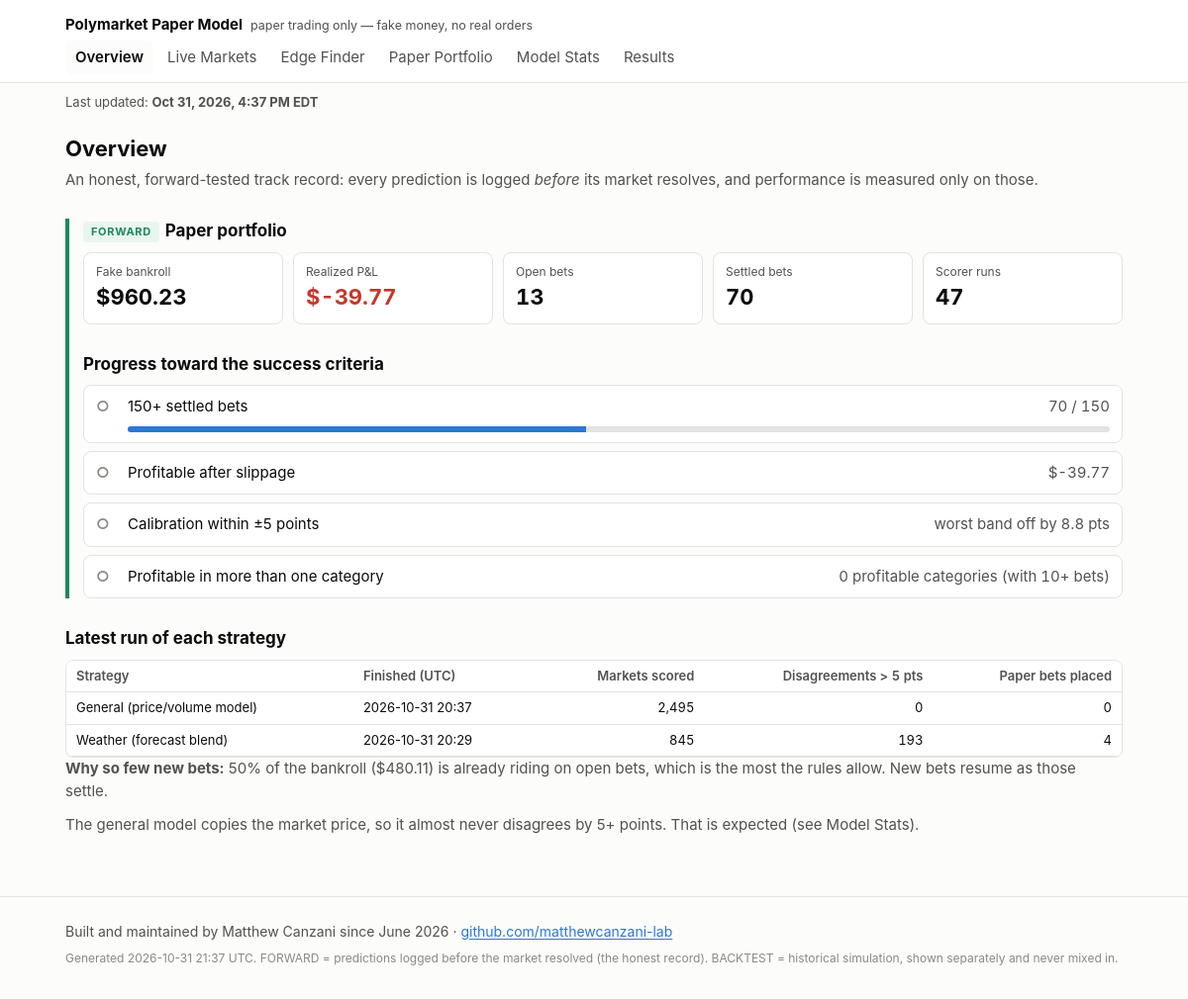
The page /index.html on the database its author committed.
### tables this page shows
CREATE TABLE runs (
    seq INTEGER PRIMARY KEY,
    run_id TEXT UNIQUE NOT NULL,
    started_at TEXT NOT NULL,
    finished_at TEXT NOT NULL,
    model_version TEXT,
    markets_scored INTEGER NOT NULL,
    signals INTEGER NOT NULL,
    bets_placed INTEGER NOT NULL,
    settings_json TEXT NOT NULL,
    prev_hash TEXT NOT NULL,
    row_hash TEXT NOT NULL
);

### pmodel/dashboard/app.py (the view)
    @app.route("/")
    @app.route("/index.html")
    def index():
        c = conn()
        fs = data.forward_stats(c)
        scores = data.load_scores(scores_path)
        return render_template("index.html", **ctx("index.html"), fs=fs, scores=scores,
                               criteria=data.success_criteria(fs), runs_by_strategy=data.latest_runs(c),
                               weather=data.load_weather_scores(weather_scores_path),
                               integrity=ledger.verify(c),
                               runs=c.execute("SELECT COUNT(*) FROM runs").fetchone()[0])

### pmodel/dashboard/data.py (called while the page is built)
def load_scores(path=None):
    path = path or config.LATEST_SCORES_PATH
    try:
        return json.loads(path.read_text())
    except (FileNotFoundError, ValueError):
        return None

def load_weather_scores(path=None):
    return load_scores(path or config.LATEST_WEATHER_SCORES_PATH)

def age_hours(iso, now=None):
    if not iso:
        return None
    from datetime import datetime, timezone
    t = datetime.strptime(iso, "%Y-%m-%dT%H:%M:%SZ").replace(tzinfo=timezone.utc)
    return ((now or datetime.now(timezone.utc)) - t).total_seconds() / 3600

def eastern(iso):
    if not iso:
        return None
    from datetime import datetime, timezone
    from zoneinfo import ZoneInfo
    t = datetime.strptime(iso, "%Y-%m-%dT%H:%M:%SZ").replace(tzinfo=timezone.utc)
    et = t.astimezone(ZoneInfo("America/New_York"))
    hour = et.strftime("%I").lstrip("0")
    return f"{et:%b} {et.day}, {et.year}, {hour}:{et:%M %p} {et.tzname()}"

def latest_runs(conn):
    seen, out = set(), []
    for r in conn.execute("SELECT * FROM runs ORDER BY seq DESC"):
        name = strategy_of(r["model_version"])
        if name not in seen:
            seen.add(name)
            out.append(dict(r, strategy=name))
    return out

def strategy_of(model_version: str) -> str:
    return "Weather (forecast blend)" if (model_version or "").startswith("weather") else \
        "General (price/volume model)"

def bets(conn):
    return [dict(r) for r in conn.execute(
        """SELECT b.*, s.settled_at, s.yes_payout, s.payout, s.pnl
           FROM bets b LEFT JOIN settlements s USING (bet_id) ORDER BY b.seq DESC""")]

### pmodel/trading/ledger.py (called while the page is built)
def _guard_triggers():
    sql = []
    for t in LEDGER_TABLES:
        for op in ("UPDATE", "DELETE"):
            sql.append(f"""CREATE TRIGGER IF NOT EXISTS {t}_no_{op.lower()}
                BEFORE {op} ON {t}
                BEGIN SELECT RAISE(ABORT, '{t} is append-only: {op} is not allowed'); END;""")
    return "\n".join(sql)

def connect(path: Path = None) -> sqlite3.Connection:
    path = Path(path or config.PREDICTIONS_DB_PATH)
    path.parent.mkdir(parents=True, exist_ok=True)
    conn = sqlite3.connect(path)
    conn.row_factory = sqlite3.Row
    conn.executescript(SCHEMA)
    conn.executescript(_guard_triggers())
    return conn

def _hash(prev_hash: str, fields: dict) -> str:
    payload = prev_hash + json.dumps(fields, sort_keys=True, separators=(",", ":"), default=str)
    return hashlib.sha256(payload.encode()).hexdigest()

### pmodel/dashboard/templates/index.html (shortened to what this page needs)
{% extends "base.html" %}
{% block body %}
<h1>Overview</h1>
<p class="lede">An honest, forward-tested track record: every prediction is logged <em>before</em> its market resolves, and performance is measured only on those.</p>
<section class="fwd">
<h2><span class="badge fwd">FORWARD</span>Paper portfolio</h2>
<div class="tiles">
  <div class="tile"><div class="k">Fake bankroll</div><div class="v">${{ '{:,.2f}'.format(fs.money.bankroll) }}</div></div>
  <div class="tile"><div class="k">Realized P&amp;L</div><div class="v {{ 'pos' if fs.total_pnl > 0 else 'neg' if fs.total_pnl < 0 }}">${{ '{:+,.2f}'.format(fs.total_pnl) }}</div></div>
  <div class="tile"><div class="k">Open bets</div><div class="v">{{ fs.open }}</div></div>
  <div class="tile"><div class="k">Settled bets</div><div class="v">{{ fs.settled }}</div></div>
  <div class="tile"><div class="k">Scorer runs</div><div class="v">{{ runs }}</div></div>
</div>
<h2>Progress toward the success criteria</h2>
{% include "_criteria.html" %}
</section>
<h2>Latest run of each strategy</h2>
{% if runs_by_strategy %}<div class="tablewrap"><table>
<tr><th>Strategy</th><th>Finished (UTC)</th><th class="n">Markets scored</th><th class="n">Disagreements &gt; {{ (cfg.EDGE_THRESHOLD * 100)|round|int }} pts</th><th class="n">Paper bets placed</th></tr>
{% for r in runs_by_strategy %}<tr><td>{{ r.strategy }}</td><td>{{ r.finished_at[:16].replace('T', ' ') }}</td>
<td class="n">{{ '{:,}'.format(r.markets_scored) }}</td><td class="n">{{ r.signals }}</td><td class="n">{{ r.bets_placed }}</td></tr>{% endfor %}
</table></div>
{% if fs.money.available < cfg.MIN_STAKE_USD and fs.open %}
<p class="note"><strong>Why so few new bets:</strong> {{ '{:.0%}'.format(cfg.MAX_OPEN_EXPOSURE_FRACTION) }} of the bankroll
(${{ '{:,.2f}'.format(fs.money.open_stake) }}) is already riding on open bets, which is the most the rules allow.
New bets resume as those settle.</p>{% endif %}
<p class="note">The general model copies the market price, so it almost never disagrees by 5+ points. That is expected (see Model Stats).</p>
{% else %}<p class="empty">No runs yet.</p>{% endif %}
{% endblock %}

### pmodel/dashboard/templates/base.html (shortened to what this page needs)
<!doctype html>
<html lang="en">
<head>
</head>
<body>
<header><div class="wrap">
  <div class="brand">Polymarket Paper Model<small>paper trading only — fake money, no real orders</small></div>
  <nav>{% for page, name in pages %}<a href="{{ root }}{{ page }}" class="{{ 'on' if page == active }}">{{ name }}</a>{% endfor %}</nav>
</div></header>
<div class="wrap freshness">
  <p class="updated" id="last-updated" data-last-run="{{ last_run_iso or '' }}" data-stale-hours="{{ cfg.STALE_AFTER_HOURS|int }}">
    Last updated: <strong>{{ last_run_et or 'never' }}</strong></p>
</div>
<main><div class="wrap">{% block body %}{% endblock %}</div></main>
<footer><div class="wrap">
<p class="owner">Built and maintained by Matthew Canzani since June 2026 ·
<a href="https://github.com/matthewcanzani-lab" rel="noopener">github.com/matthewcanzani-lab</a></p>
<p>Generated {{ generated }}. FORWARD = predictions logged before the market
resolved (the honest record). BACKTEST = historical simulation, shown separately and never mixed in.</p>
</div></footer>
</body>
</html>

### pmodel/dashboard/templates/_criteria.html
{% for c in criteria %}
<div class="crit {{ 'met' if c.met else 'not' }}">
  <span class="icon">{{ '✓' if c.met else '○' }}</span>
  <span>{{ c.name }}</span>
  <span class="val">{{ c.value }}</span>
  {% if c.progress is not none %}<div class="bar"><span style="width: {{ (c.progress * 100)|round(1) }}%"></span></div>{% endif %}
</div>
{% endfor %}

### pmodel/dashboard/templates/base.html (style rules this page uses)
:root { --bg: #fcfcfb; --surface: #ffffff; --ink: #0b0b0b; --ink-2: #52514e; --muted: #8a8984; --line: #e4e3df; --accent: #2a78d6; --good: #1b8a5a; --bad: #c4382b; --warn: #b07400; --fwd: #1b8a5a; --fwd-bg: #e9f6ef; --bt: #6b6a66; --bt-bg: #f1f0ec; }
* { box-sizing: border-box; }
html { -webkit-text-size-adjust: 100%; text-size-adjust: 100%; }
body { margin: 0; background: var(--bg); color: var(--ink); font: 15px/1.5 -apple-system, BlinkMacSystemFont, "Segoe UI", Roboto, sans-serif; }
header { border-bottom: 1px solid var(--line); background: var(--surface); }
.wrap { max-width: 1100px; margin: 0 auto; padding-left: max(16px, env(safe-area-inset-left, 0px)); padding-right: max(16px, env(safe-area-inset-right, 0px)); }
.brand { font-weight: 650; padding: 14px 0 4px; }
.brand small { color: var(--ink-2); font-weight: 400; margin-left: 8px; }
nav { display: flex; gap: 4px; flex-wrap: wrap; padding-bottom: 8px; }
nav a { color: var(--ink-2); text-decoration: none; padding: 6px 10px; border-radius: 6px; }
nav a.on { color: var(--ink); background: var(--bg); font-weight: 600; }
main { padding-block: 20px 48px; }
h1 { font-size: 22px; margin: 0 0 4px; }
h2 { font-size: 17px; margin: 28px 0 8px; }
p.lede, .note { color: var(--ink-2); margin: 0 0 12px; }
.badge { display: inline-block; font-size: 11px; font-weight: 700; letter-spacing: .06em; padding: 2px 8px; border-radius: 4px; vertical-align: middle; margin-right: 6px; }
.badge.fwd { color: var(--fwd); background: var(--fwd-bg); }
section.fwd { border-left: 4px solid var(--fwd); padding-left: 14px; }
.tiles { display: grid; grid-template-columns: repeat(auto-fit, minmax(160px, 1fr)); gap: 10px; }
.tile { background: var(--surface); border: 1px solid var(--line); border-radius: 8px; padding: 10px 12px; }
.tile .k { color: var(--ink-2); font-size: 12px; }
.tile .v { font-size: 22px; font-weight: 650; font-variant-numeric: tabular-nums; }
.crit { display: grid; grid-template-columns: 24px 1fr auto; gap: 8px; align-items: center; background: var(--surface); border: 1px solid var(--line); border-radius: 8px; padding: 10px 12px; margin-bottom: 8px; }
.crit .icon { font-weight: 700; }
.crit.not .icon { color: var(--muted); }
.crit .val { color: var(--ink-2); font-variant-numeric: tabular-nums; }
.bar { grid-column: 2 / 4; height: 6px; background: var(--line); border-radius: 3px; overflow: hidden; }
.bar > span { display: block; height: 100%; background: var(--accent); }
.tablewrap { overflow-x: auto; border: 1px solid var(--line); border-radius: 8px; background: var(--surface); }
table { border-collapse: collapse; width: 100%; font-size: 13px; }
th, td { padding: 6px 10px; border-bottom: 1px solid var(--line); text-align: left; white-space: nowrap; }
th { color: var(--ink-2); font-weight: 600; background: var(--surface); position: sticky; top: 0; }
td.n, th.n { text-align: right; font-variant-numeric: tabular-nums; }
.neg { color: var(--bad); }
.freshness { padding-block: 10px 0; }
.updated { margin: 0; color: var(--ink-2); font-size: 13px; }
footer { color: var(--muted); font-size: 12px; padding-block: 24px; border-top: 1px solid var(--line); }
footer p { margin: 0 0 8px; }
footer .owner { color: var(--ink-2); font-size: 14px; line-height: 1.5; overflow-wrap: anywhere; }
footer .owner a { color: var(--accent); text-underline-offset: 2px; }

### rows shown on the page
runs: strategy "General (price/volume model)", finished_at "2026-10-31 20:37", markets_scored "2,495", signals "0", bets_placed "0"
runs: strategy "Weather (forecast blend)", finished_at "2026-10-31 20:29", markets_scored "845", signals "193", bets_placed "4"

### other values the page prints
{{ name }} "Overview" "Live Markets" "Edge Finder" "Paper Portfolio" "Model Stats" "Results"
{{ '{:,.2f}'.format(fs.money.bankroll) }} "960.23"
{{ '{:+,.2f}'.format(fs.total_pnl) }} "-39.77"
{{ fs.open }} "13"
{{ fs.settled }} "70"
{{ runs }} "47"
{{ '✓' if c.met else '○' }} "○" "○" "○" "○"
{{ c.name }} "150+ settled bets" "Profitable after slippage" "Calibration within ±5 points" "Profitable in more than one category"
{{ c.value }} "70 / 150" "$-39.77" "worst band off by 8.8 pts" "0 profitable categories (with 10+ bets)"
{{ (cfg.EDGE_THRESHOLD * 100)|round|int }} "5"
{{ '{:.0%}'.format(cfg.MAX_OPEN_EXPOSURE_FRACTION) }} "50%"
{{ '{:,.2f}'.format(fs.money.open_stake) }} "480.11"
